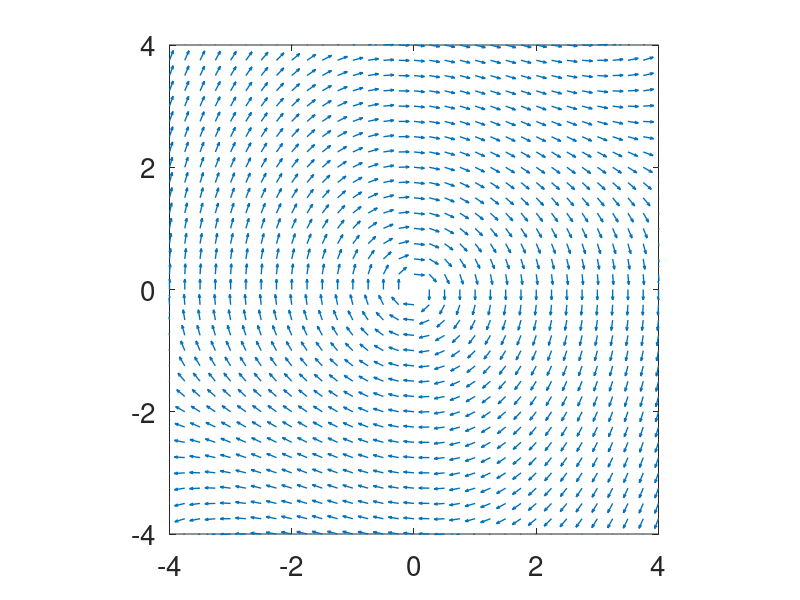

The MATLAB source for this figure: (Note: this script raises an error after producing the figure.)
%Van de pol analysis from the video
clear 
mu = -0.1
[x1,x2] = meshgrid(-4:0.25:4,-4:0.25:4);

%plot some arrows in the direction of derivatives
dx1=x2;
dx2= -mu*(x1.^2 - 1).*x2 - x1;%
r = sqrt(dx1.^2 + dx2.^2); % calculate the magnitude of derivative 
quiver(x1,x2,dx1./r,dx2./r,0.5,'LineWidth',1);
hold on
axis equal;
set(gca,'FontSize',20);
axis([-4 4 -4 4]);

while (true)
    x0 = ginput(1); % get initial condition with a mouse click
    tspan = [0 30];
    [t,x] = ode45(@(t,x) odefcn(x,mu),tspan,x0); %solve the diff. eq. sys.
    plot(x(:,1),x(:,2),'LineWidth',3);
end

function dxdt = odefcn(x, mu)
dxdt = zeros(2,1);
dxdt(1) = x(2);
dxdt(2) = -mu*(x(1)^2 - 1)*x(2) - x(1);
end